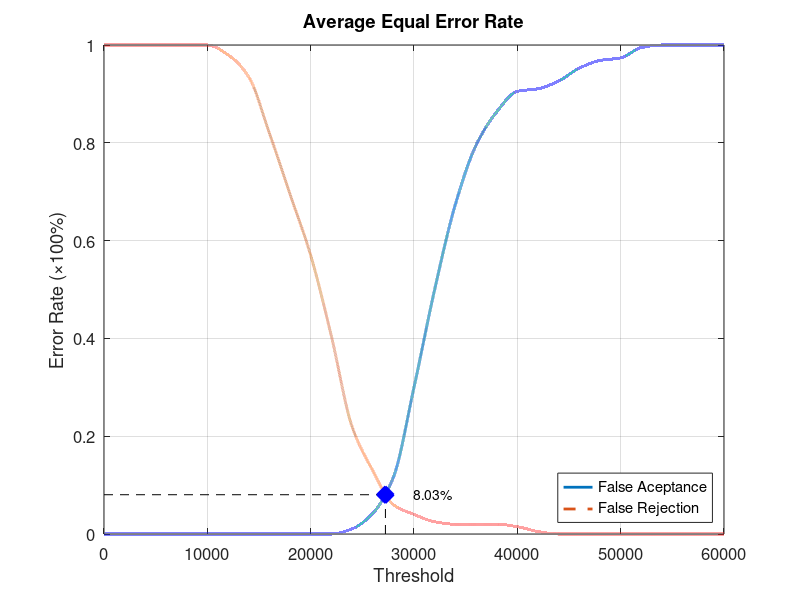
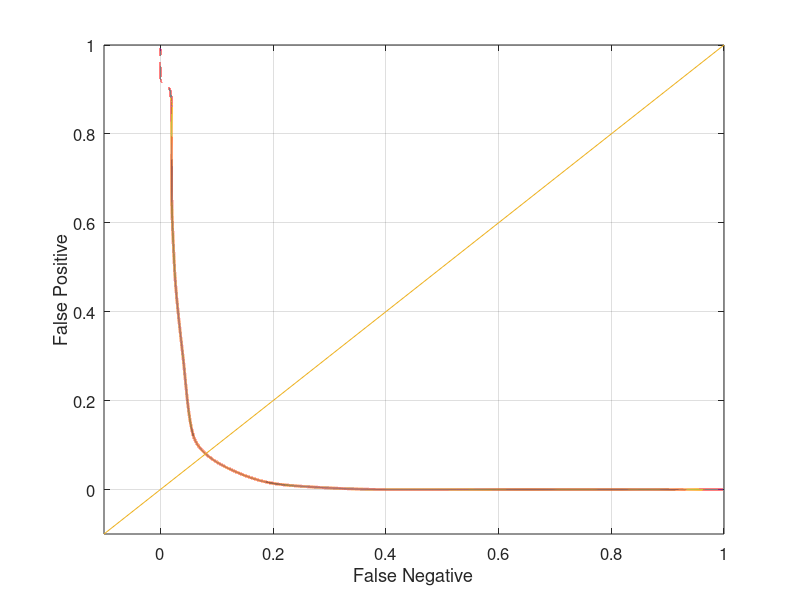

Reproduce these figures in MATLAB, in order.
function yEER = Database3_2
close all;
clear;
clc;
x = 0:2000:60000;
xq = 0:0.5:60000;

y0 = [0 0 0 0 0 0 0 0 0 0 0 0 0.0105263 0.0421053 0.115789 0.3 0.5 0.673684 0.794737 0.863158 0.905263 0.910526 0.926316 0.952632 0.968421 0.973684 0.994737 1 1 1 1];
yy0 = interp1(x, y0, xq, 'pchip');
y1 = [1 1 1 1 1 1 0.98 0.935 0.82 0.695 0.57 0.405 0.22 0.13 0.06 0.04 0.025 0.02 0.02 0.02 0.015 0.005 0 0 0 0 0 0 0 0 0];
yy1 = interp1(x, y1, xq, 'pchip');

% Calculating EER: 
y2 = abs(y0 - y1);
find(y2 == min(y2))
yy2 = abs(yy0 - yy1);
xEER = find(yy2 == min(yy2));
xEERIndex = xq(xEER) % X-axis EER
yEER = yy0(xEER) % Y-axis EER

main = figure
plot(xq, yy0,'-','LineWidth', 2);	hold on
plot(xq, yy1,'--','LineWidth', 2);	hold on
plot([xEERIndex xEERIndex], [0 yEER], 'k--');	hold on
plot([0 xEERIndex], [yEER yEER], 'k--');	hold on
plot(xEERIndex, yEER, 'bx', 'LineWidth', 10);	hold on
text(xEERIndex + 10 * xEERIndex / 100, yEER, [num2str(round((10000 * yEER)) / 100) '%'])
legend('False Aceptance', 'False Rejection', 'Location', 'SouthEast')
xlabel('Threshold')
ylabel('Error Rate (\times100%)')
title('Average Equal Error Rate')
set(gca, 'FontSize', 12)
axis([0 60000 0 1])
grid on

print(main, 'Database3_2Main', '-dpng');
FNRxFPR = figure('Color', [1 1 1]);
plot(yy1, yy0, '-', yy1, yy0, 'LineWidth', 2);
hold on
y = -0.1:0.1:1
plot(y, y); 
set(gca, 'FontSize', 12)
xlabel('False Negative')
ylabel('False Positive')
axis([-0.1 1 -0.1 1])
set(gca, 'FontSize', 12)
grid on

print(FNRxFPR, 'Database3_2FNRxFPR','-dpng');
end
